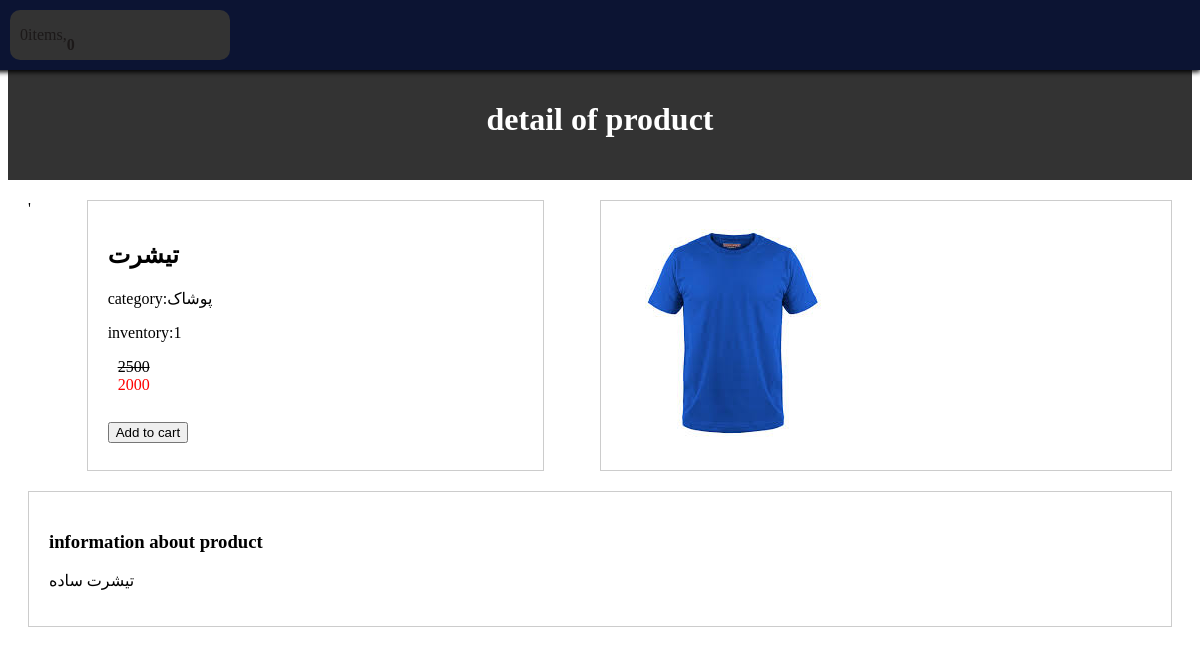
/products/1/tshrt, run on an earlier commit of the app's database.
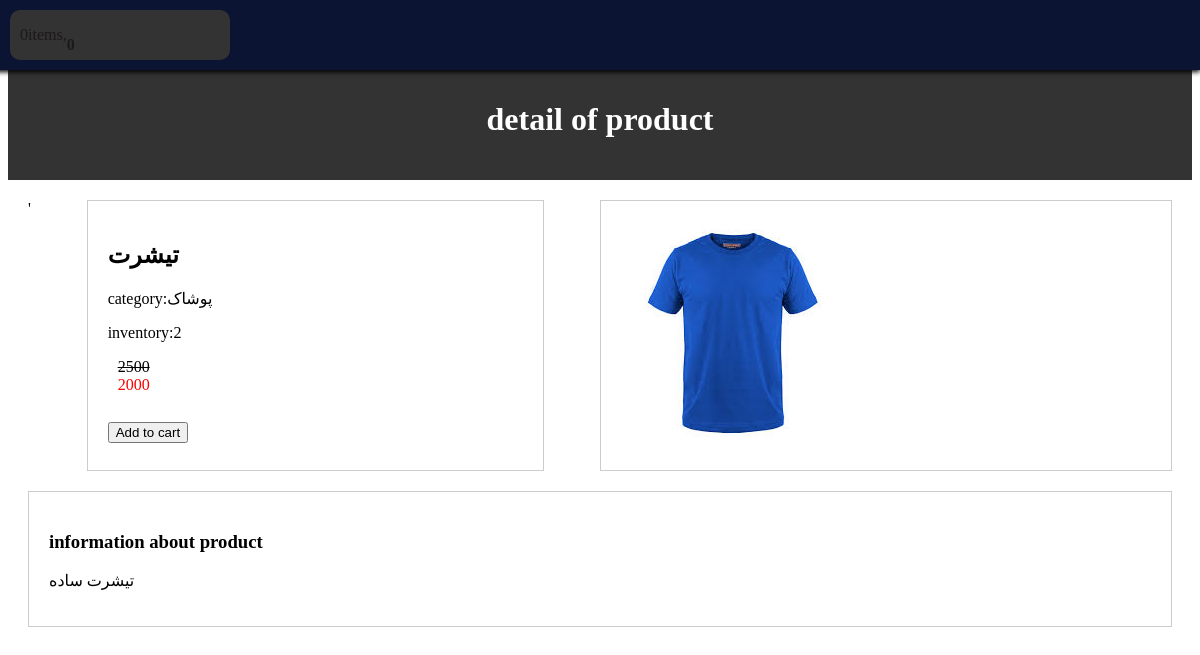
And on a later commit of the database.
### shop/models.py (models this page shows, shortened)
class Product(models.Model):
    category = models.ForeignKey(Category, related_name='product', on_delete=models.CASCADE, verbose_name='category')
    name = models.CharField(max_length=255, verbose_name='name product')
    slug = models.SlugField(max_length=255, verbose_name='slug')
    description = models.TextField(max_length=1200, verbose_name='product info')
    inventory = models.PositiveIntegerField(default=0, verbose_name='inventory')
    price = models.PositiveIntegerField(default=0, verbose_name='price')
    weight = models.PositiveIntegerField(default=0, verbose_name='weight')
    off = models.PositiveIntegerField(default=0, verbose_name='off')
    new_price = models.PositiveIntegerField(default=0, verbose_name="new price")
    created = models.DateTimeField(auto_now_add=True, verbose_name='created time')
    updated = models.DateTimeField(auto_now=True, verbose_name='updated time')
    class Meta:
        ordering = ['-created']
        indexes = [
            models.Index(fields=['id', 'slug']),
            models.Index(fields=['name']),
            models.Index(fields=['-created']),
        ]
        verbose_name = 'محصول'
        verbose_name_plural = 'محصولات'

class Category(models.Model):
    name = models.CharField(max_length=250)
    slug = models.SlugField(max_length=255, unique=True)
    class Meta:
        ordering = ['name']
        indexes = [
            models.Index(fields=['name'])
        ]
        verbose_name = 'category'
        verbose_name_plural = 'categories'
    def __str__(self):
        return self.name

class Image(models.Model):
    product = models.ForeignKey(Product, on_delete=models.CASCADE, related_name="images", verbose_name="product")
    file = models.ImageField(upload_to="product_images/%Y/%m/%d")
    title = models.CharField(max_length=250, verbose_name="title", null=True, blank=True)
    description = models.TextField(verbose_name="description", null=True, blank=True)
    created = models.DateTimeField(auto_now_add=True)
    class Meta:
        ordering = ['-created']
        indexes = [
            models.Index(fields=['-created'])
        ]
        verbose_name = "image"
        verbose_name_plural = "images"

### shop/views.py (the view)
# urls.py: path('products/<int:id>/<slug:slug>', views.product_detail, name='product_detail'),
def product_detail(request, id, slug):
    product = get_object_or_404(Product, slug=slug, id=id)
    cart = Cart(request)
    try:
        cart_quantity = cart.cart[str(id)]['quantity']
        count = product.inventory == cart_quantity
    except KeyError:
        count = False
    context = {
        'count': count,
        'cart': cart,
        'product': product,
    }
    return render(request, 'shop/detail.html', context)

### card/cart.py (called while the page is built)
    def get_total_price(self):
        price = sum(item['price'] * item['quantity'] for item in self.cart.values())
        return price

    def __len__(self):
        return sum(item['quantity'] for item in self.cart.values())

### card/context_processors.py (called while the page is built)
def cart(request):
    return {"cart": Cart(request)}

### templates/shop/detail.html (shortened to what this page needs)
{% extends 'parent/base.html' %}
{% load static %}
{% block content%}
     <div class="header">
        <h1> detail of product</h1>
    </div>
    <div class="product-container">'
        <div class="product-detail">
            <h2>{{ product.name }}</h2>
            <p> category:{{ product.category }}</p>
            <p>inventory:{{ product.inventory }}</p>
            <div class="price">
                <span class="original-price">{{ product.price }}</span>
                <br>
                <span class="discounted-price">{{ product.new_price }}</span>
            </div>
            <br>
        <button type="button" id="add-cart">Add to cart</button>
        </div>
        <div class="product-images">
            {% for img in product.images.all %}
                <img src="{{ img.file.url }}">
            {% endfor %}
        </div>
    </div>
    <div class="pr-dc">
        <h3>information about product</h3>
        <p>{{ product.description }}</p>
    </div>
{% endblock %}

### templates/parent/base.html (shortened to what this page needs)
{% load static %}
<!DOCTYPE html>
<html lang="en">
<head>
    <link rel="stylesheet" type="text/css" href="{% static 'css/base.css' %}">
</head>
<body>
{% include 'partials/header.html' %}
{% block content %}{% endblock %}
</body>
</html>

### templates/partials/header.html (shortened to what this page needs)
<div class="cart-container">
    {% with item_count=cart|length %}
    <a href="{% url 'cart:cart_detail' %}" class="cart-link">
        <div class="cart-info-container">
            <span id="item_count" class="item-count">{{ item_count }}</span>items,
            <span id="total_price" class="total-price">{{ cart.get_total_price }}</span>
        </div>
    </a>
    {% endwith %}
</div>

### shop/static/css/base.css (style rules this page uses)
.header { text-align:center; padding: 20px; background-color: #333; color: #fff; margin-top: 60px; }
a:link, a:visited { color: #1c1919; text-decoration: none; }
.price { position: relative; margin: 10px; }
.original-price { text-decoration: line-through; }
.discounted-price { color: red; }
.product-container { display: flex; justify-content: space-between; margin: 20px ; }
.product-detail { width: 40%; padding: 20px; box-sizing: border-box; border: 1px solid #ccc; }
.product-images { width: 50%; padding: 20px; box-sizing: border-box; border: 1px solid #ccc; }
.pr-dc { clear:both; margin: 20px; padding: 20px; box-sizing: border-box; border: 1px solid #ccc; }
.cart-container { width:100%; position: fixed; top: 0; right: 0; padding: 10px; background-color: #0c1433; border-bottom-left-radius: 5px; box-shadow: 0 2px 5px rgba(0,0,0, 3); }
.cart-link { text-decoration: none; color: #fff; display: flex; align-items: center; }
.cart-info-container { width: 200px; height: 50px; background-color: #333; border-radius: 10px; display: flex; align-items: center; padding: 0 10px; margin-left: 20px; }
.total-price { font-weight: bold; margin-top: 20px; }

What changed in the data, as far as the page shows it:
changed Product "تیشرت": inventory "1" → "2"
